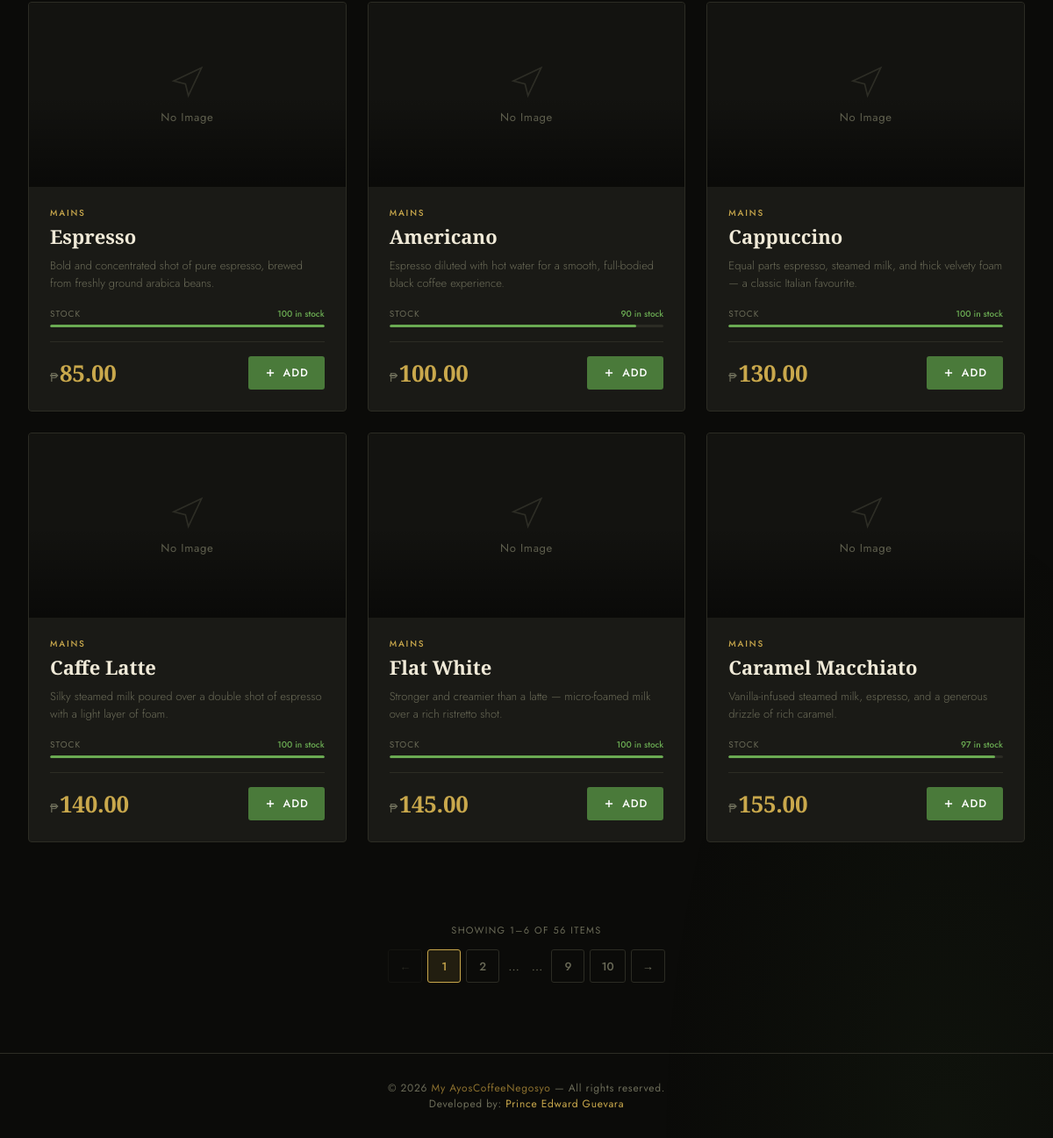
Page /menu.php (lower part) on the earlier database version.
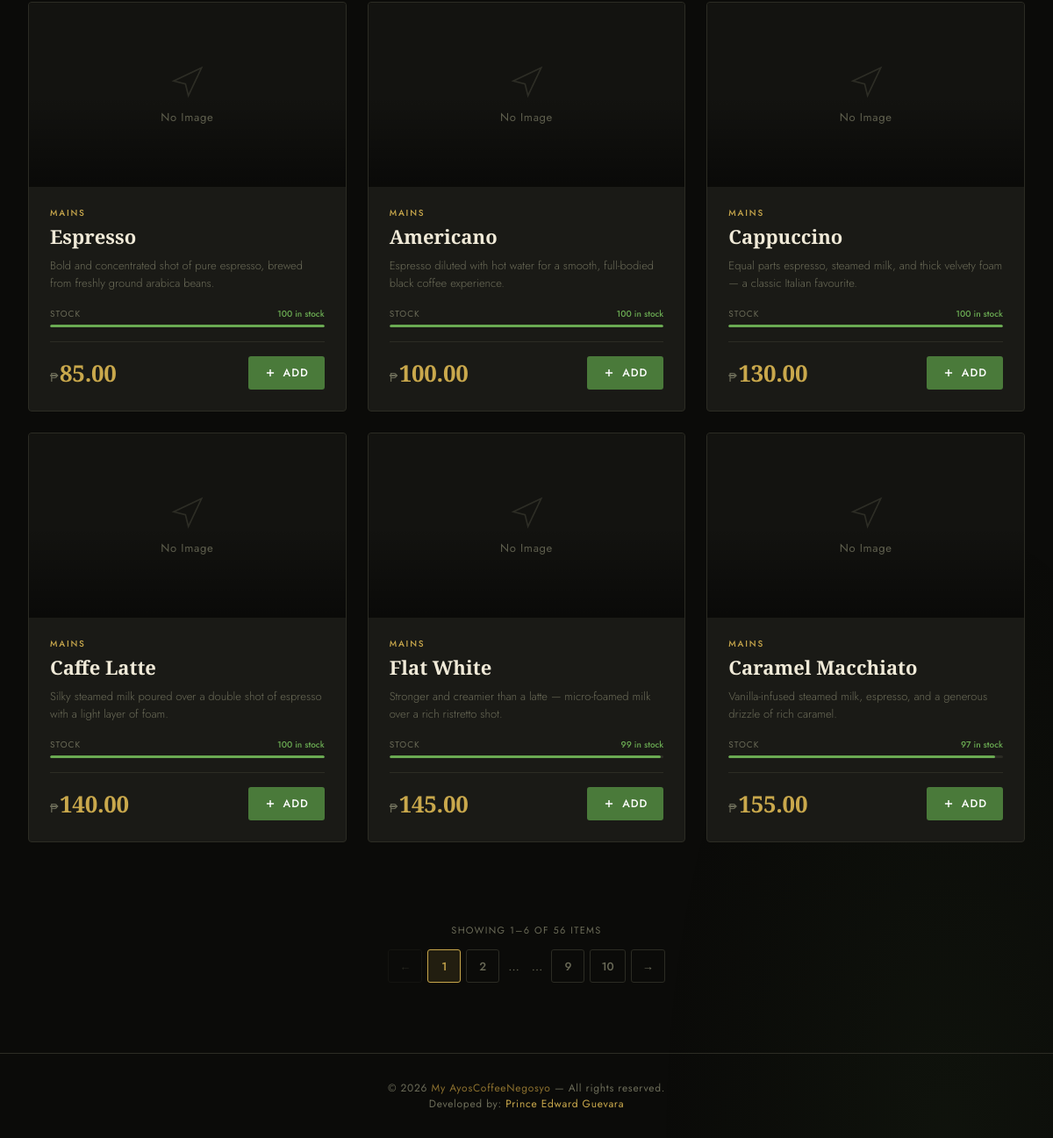
Same page on the later database version.
### tables this page shows
CREATE TABLE `products` (
  `id` int(11) NOT NULL,
  `name` varchar(100) DEFAULT NULL,
  `price` decimal(10,2) DEFAULT NULL,
  `category` varchar(100) DEFAULT 'general',
  `description` text DEFAULT NULL,
  `image` varchar(500) DEFAULT NULL,
  `stock` int(11) DEFAULT 100,
  `reorder_level` int(11) DEFAULT 10,
  `sku` varchar(100) DEFAULT NULL,
  `branch` varchar(20) DEFAULT 'laguna',
  `type` varchar(20) DEFAULT 'food'
);

### menu.php (the view, shortened to what this page needs)
<?php
include 'config.php';
$conn->query("ALTER TABLE orders ADD COLUMN IF NOT EXISTS notes TEXT DEFAULT NULL");
$conn->query("ALTER TABLE orders ADD COLUMN IF NOT EXISTS status VARCHAR(50) DEFAULT 'pending'");
$conn->query("ALTER TABLE order_items ADD COLUMN IF NOT EXISTS price decimal(10,2) DEFAULT NULL");
$branch = $_SESSION['branch'] ?? 'laguna';
$branchEsc = $conn->real_escape_string($branch);
$result = $conn->query("SELECT * FROM products WHERE branch = '$branchEsc' ORDER BY id ASC");
$products = [];
if ($result) { while ($row = $result->fetch_assoc()) { $products[] = $row; } }
?>
<!DOCTYPE html>
<html lang="en">
<head>
</head>
<body>
<div id="sidebarOverlay"></div>
<main class="menu-section">
    <?php if (empty($products)): ?>
        <div class="empty-state">
            <svg width="64" height="64" viewBox="0 0 24 24" fill="none" stroke="currentColor" stroke-width="1" stroke-linecap="round" stroke-linejoin="round"><path d="M3 11l19-9-9 19-2-8-8-2z"/></svg>
            <h3>No dishes available yet.</h3>
            <p>Check back soon — the kitchen is preparing something special.</p>
        </div>
    <?php else: ?>
        <div class="menu-grid" id="menuGrid">
        <?php foreach ($products as $row):
            $stock   = (int)($row['stock'] ?? 100);
            $reorder = (int)($row['reorder_level'] ?? 10);
            $pct     = max(0, min(100, ($stock / 100) * 100));
            $isOos   = $stock <= 0;
            $isLow   = !$isOos && $stock <= $reorder;
            $cls     = $isOos ? 's-red' : ($isLow ? 's-amber' : 's-green');
            $txt     = $isOos ? 'Out of stock' : ($isLow ? "Low — {$stock} left" : "{$stock} in stock");
            $cat     = $row['category'] ?? 'mains';
        ?>
            <div class="menu-card <?= $isOos ? 'out-of-stock' : '' ?>"
                 data-category="<?= htmlspecialchars($cat) ?>"
                 data-stock="<?= $stock ?>">
                <div class="card-img-wrap">
                </div>
                <div class="card-body">
                    <?php if (!empty($row['category'])): ?>
                        <div class="card-category"><?= htmlspecialchars($row['category']) ?></div>
                    <?php endif; ?>
                    <h3 class="card-name"><?= htmlspecialchars($row['name']) ?></h3>
                    <p class="card-desc"><?= !empty($row['description']) ? htmlspecialchars($row['description']) : 'A signature dish from our kitchen, prepared fresh to order.' ?></p>
                    <div class="stock-wrap">
                        <div class="stock-top">
                            <span class="stock-label">Stock</span>
                            <span class="stock-text <?= $cls ?>"><?= $txt ?></span>
                        </div>
                        <div class="stock-bar-bg">
                            <div class="stock-bar-fill <?= $cls ?>" style="width:<?= $pct ?>%"></div>
                        </div>
                    </div>
                    <div class="card-footer">
                        <div class="card-price"><span>₱</span><?= number_format((float)$row['price'], 2) ?></div>
                        <?php if ($isOos): ?>
                            <button class="add-btn" disabled>
                                <svg width="14" height="14" viewBox="0 0 24 24" fill="none" stroke="currentColor" stroke-width="2.5"><circle cx="12" cy="12" r="10"/><line x1="4.93" y1="4.93" x2="19.07" y2="19.07"/></svg>
                                Unavailable
                            </button>
                        <?php else: ?>
                            <button class="add-btn" onclick="addToCart(<?= (int)$row['id'] ?>, this)">
                                <svg width="14" height="14" viewBox="0 0 24 24" fill="none" stroke="currentColor" stroke-width="2.5"><line x1="12" y1="5" x2="12" y2="19"/><line x1="5" y1="12" x2="19" y2="12"/></svg>
                                Add
                            </button>
                        <?php endif; ?>
                    </div>
                </div>
            </div>
        <?php endforeach; ?>
        </div>
    <?php endif; ?>
</main>
<div class="pagination-wrap" id="paginationWrap" style="display:none;">
    <div class="pagination-info" id="paginationInfo"></div>
    <div class="pagination" id="pagination"></div>
</div>
<footer>
    <p>© 2026 <span>My AyosCoffeeNegosyo</span> — All rights reserved.</p>
    <p>Developed by: <a href="https://www.instagram.com/_theprnx.gvara/" target="_blank" rel="noopener noreferrer">Prince Edward Guevara</a></p>
</footer>
</body>
</html>

Differences in the rows shown:
changed products "Americano": txt "90 in stock" → "100 in stock"; stock 90 → 100 (drawn)
changed products "Flat White": txt "100 in stock" → "99 in stock"; stock 100 → 99 (drawn)
